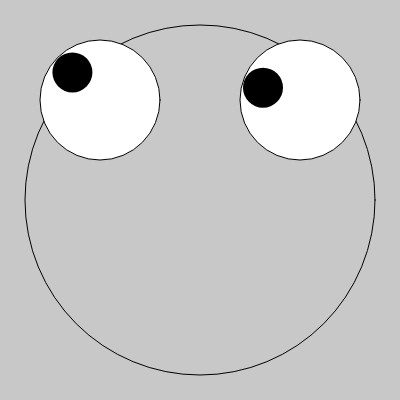
Frame 1 (no input)
Frame 60 (no input): identical to frame 1, image omitted
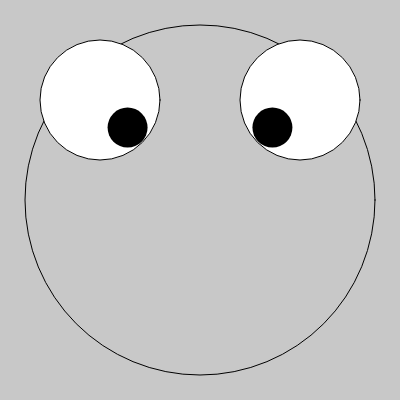
Frame 120 (the mouse pressed at the canvas centre since frame 60)

The p5.js sketch that drew these frames (run headless with seeded random() and noise() and a simulated clock; from frame 60 on, the mouse is pressed at the canvas centre):

// p5.js sketch
// ── sketch.js

function setup() {
  createCanvas(400, 400);
}

function draw() {
  background(200);
  let leftEye = new p5.Vector(100, 100);
  let rightEye = new p5.Vector(300, 100);  
  let mouse = new p5.Vector(mouseX, mouseY);
  let leftv = p5.Vector.sub(mouse, leftEye);
  let rightv = p5.Vector.sub(mouse, rightEye);  
  leftv.normalize().mult(39);
  rightv.normalize().mult(39);
  noFill();
  circle(width/2, height/2, 350);  
  push();  
  translate(leftEye.x, leftEye.y);
  fill(255);
  circle(0, 0, 120);
  noStroke();
  fill(0);
  circle(leftv.x, leftv.y, 40);  
  pop();  
  push();  
  translate(rightEye.x, rightEye.y);
  fill(255);
  circle(0, 0, 120);
  noStroke();
  fill(0);
  circle(rightv.x, rightv.y, 40);  
  pop();  
  
}
